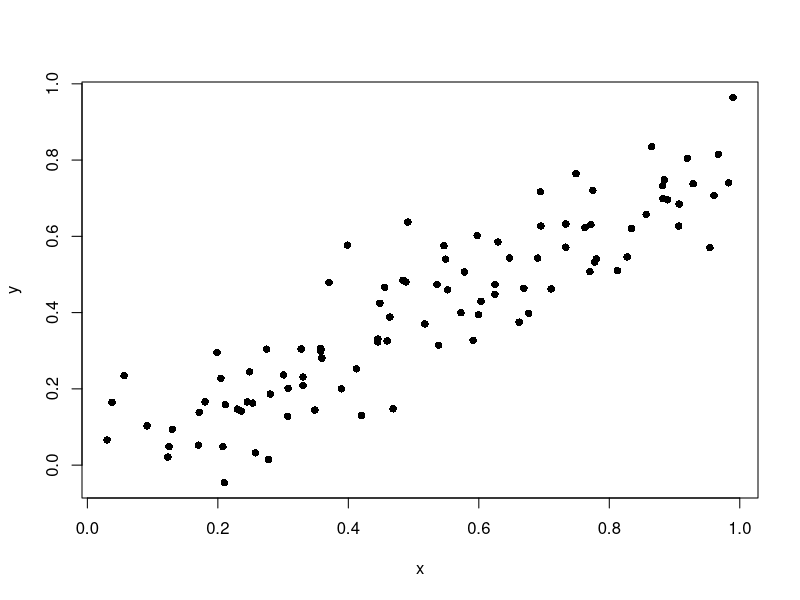
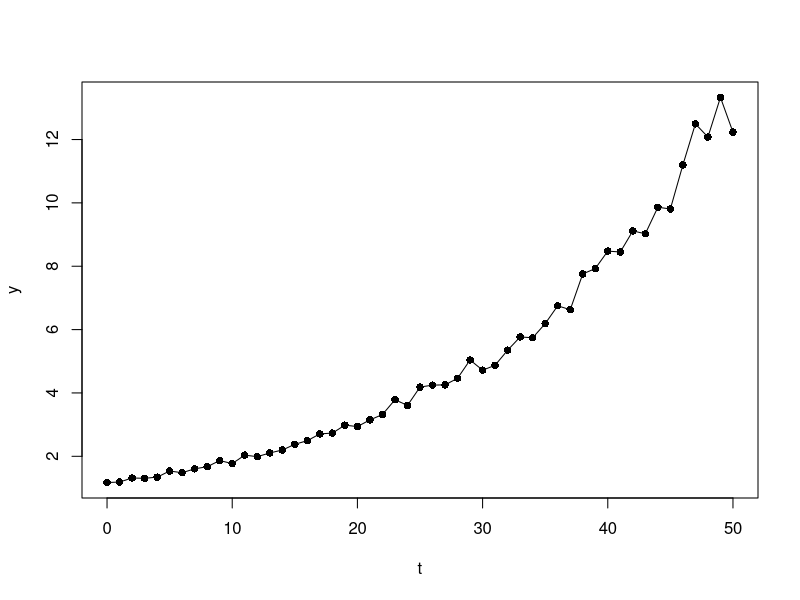
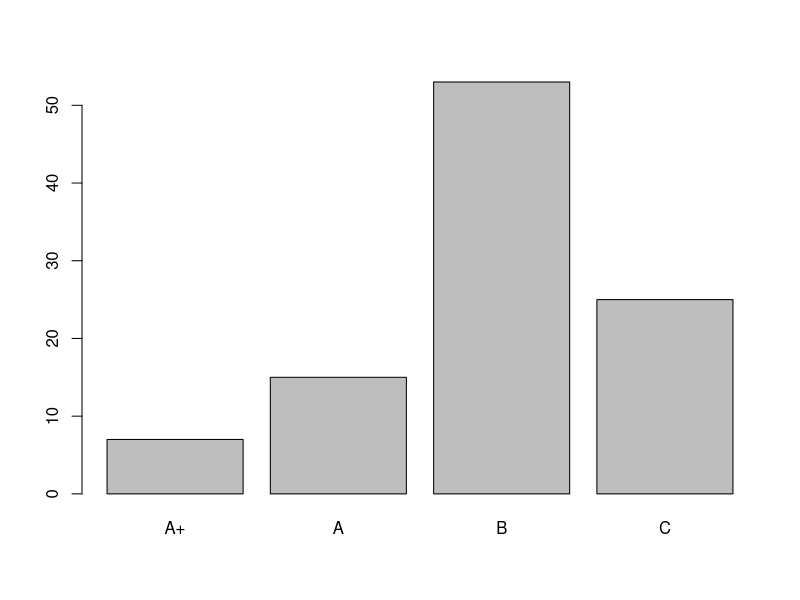
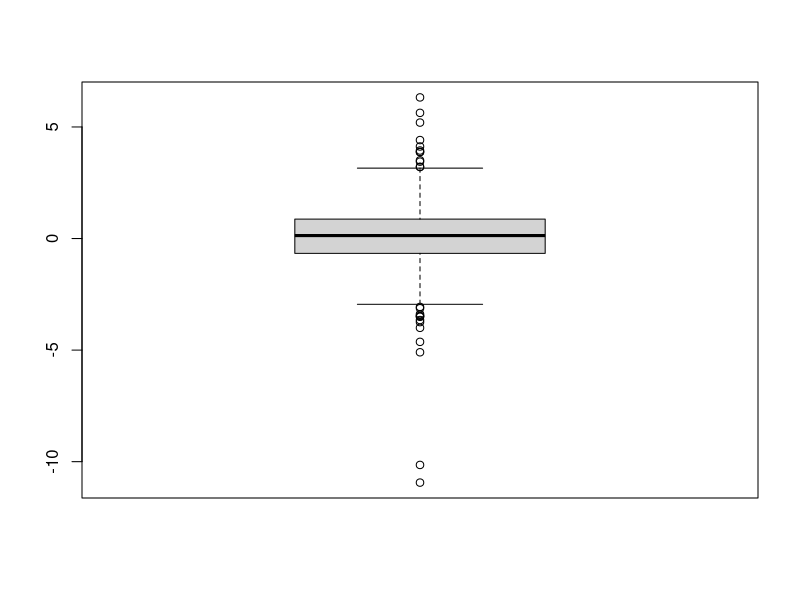
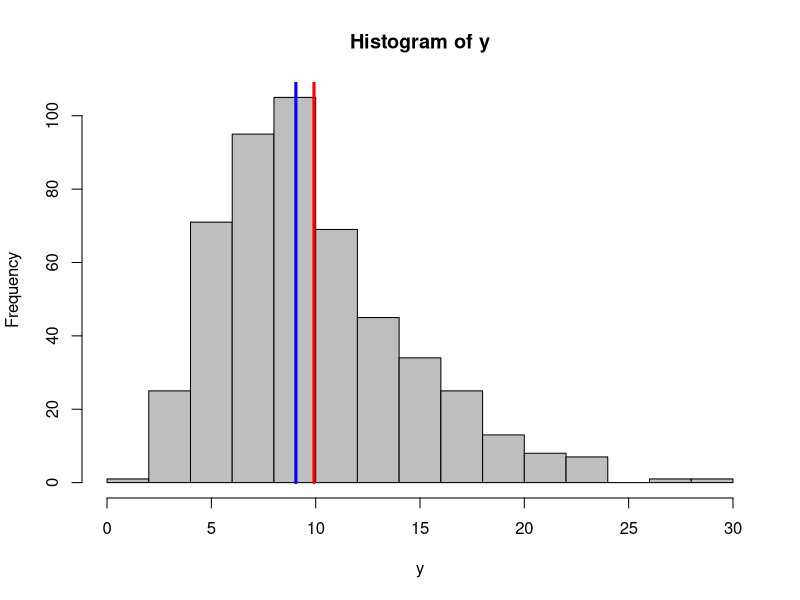
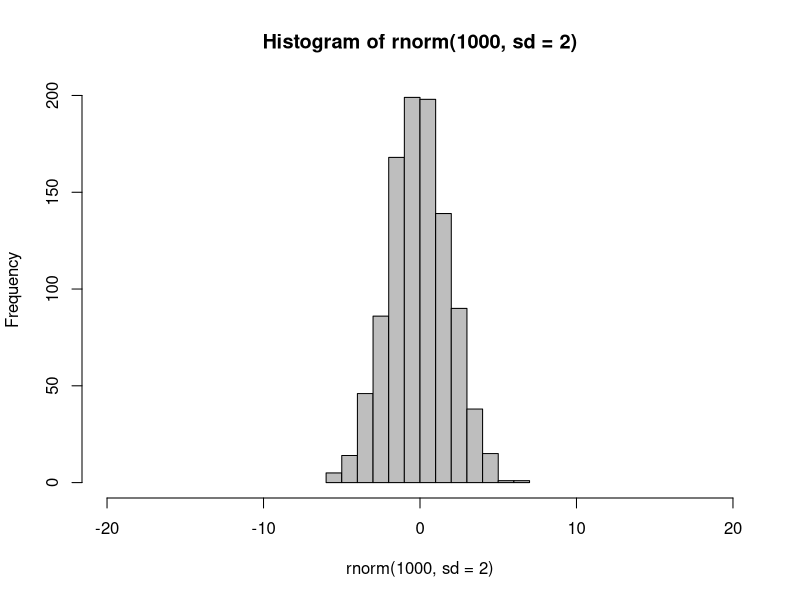
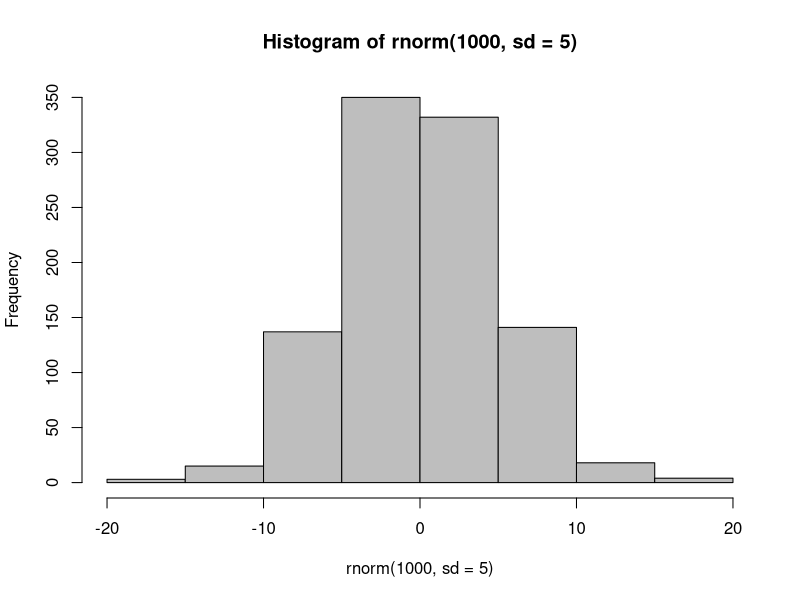

Recreate these plots in R, in order.
## ---- chunk 1
set.seed(100)
knitr::opts_chunk$set(fig.align = "center")
options(width = 63)
## ---- chunk 2
# 散布図
x <- runif(100)
y <- 0.8 * x + 0.1 * rnorm(100)
plot(x, y, pch=16)
## ---- chunk 3
# 折れ線
t <- 0:50
shocks <- 0.2 * runif(length(t))
y <- exp(0.05 * t) * (1 + shocks)
plot(t, y, type="l")
points(t, y, type="p", pch=16)
## ---- chunk 4
# 棒グラフ
grades <- c("A+", "A", "B", "C")
grades <- factor(grades, levels = grades)
prob <- c(0.05, 0.20, 0.5, 0.25)
students <- sample(grades, 100, replace = TRUE, prob = prob)
barplot(table(students))
## ---- chunk 5
two_times <- function(x){
  2 * x
}
two_times(1:4)
## ---- chunk 6
x <- c(100, 200, 300)
weight <- c(0.3, 0.3, 0.4)
weighted.mean(x, weight)
## ---- chunk 7
x <- rt(500, df = 3)
boxplot(x)
## ---- chunk 8
mean(x)
mean(x, trim = 0.2)
median(x)
## ---- chunk 9
y = rchisq(500, 10)  # 自由度10のカイ2乗分布
hist(y, col = "gray")
segments(mean(y), 0, mean(y), 300, lw = 3, col = "red")
segments(median(y), 0, median(y), 300, lw = 3, col = "blue")
## ---- chunk 10
hist(rnorm(1000, sd = 2), col = "gray", xlim = c(-20, 20))
hist(rnorm(1000, sd = 5), col = "gray")
## ---- chunk 11
x <- rnorm(1000, sd = 10)   # sd は標準偏差！
var(x)
sd(x)
sd(x) - sqrt(var(x))
## ---- chunk 12
IQR(x) / 1.349
## ---- chunk 13
qnorm(0.75) - qnorm(0.25)
## ---- chunk 14
sd(x)
mad(x)
## ---- chunk 15
chb <- rt(5000, df = 2)
deviation <- abs(chb - mean(chb))

# ±2s に入っていれば TRUE, さもなくば FALSE なベクトル
head(deviation <= 2 * sd(chb))
## ---- chunk 16
# TRUE の割合を数える
mean(deviation <= 2 * sd(chb))
